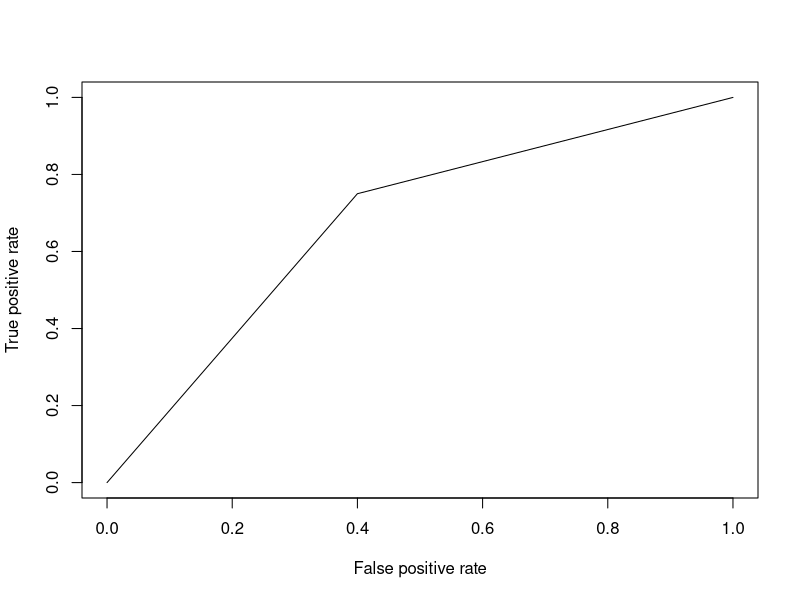
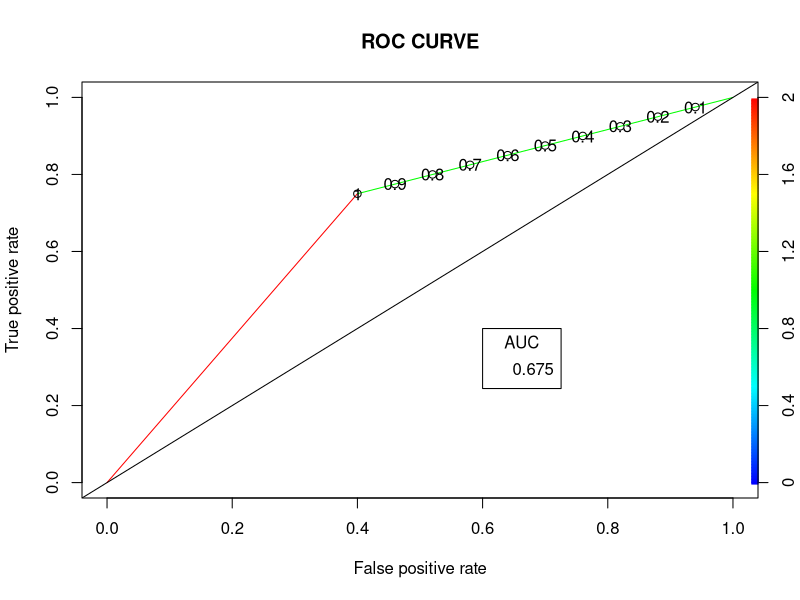

Recreate these plots in R, in order.
###Tutorial logistic regression in R###
#https://www.geeksforgeeks.org/logistic-regression-in-r-programming/
library(dplyr)

summary(mtcars)

#Performing Logistic regression on dataset
#Logistic regression is implemented in R using glm() by training the model using features or variables in the dataset.

install.packages("ROCR")
install.packages("caTools")

library(ROCR)
library(caTools)

split <- sample.split(mtcars, SplitRatio = 0.8)
split

train_reg <- subset(mtcars, split == "TRUE")
test_reg <- subset(mtcars, split == "FALSE")

logistic_model = glm(vs ~ wt + disp, data = train_reg, family = "binomial")

# Predict test data based on model 
predict_reg = predict(logistic_model, test_reg, type="response")

predict_reg

# Changing probabilities
predict_reg <- ifelse(predict_reg >0.5, 1, 0)


# Evaluating model accuracy
# using confusion matrix
table(test_reg$vs, predict_reg)

missing_classerr <- mean(predict_reg != test_reg$vs)
print(paste('Accuracy =', 1 - missing_classerr))


#ROC Curve
ROCPred <- prediction(predict_reg, test_reg$vs) 
ROCPer <- performance(ROCPred, measure = "tpr", 
                      x.measure = "fpr")


auc <- performance(ROCPred, measure = "auc")
auc <- auc@y.values[[1]]
auc

# Plotting curve
plot(ROCPer)
plot(ROCPer, colorize = TRUE, 
     print.cutoffs.at = seq(0.1, by = 0.1), 
     main = "ROC CURVE")
abline(a = 0, b = 1)

auc <- round(auc, 4)
legend(.6, .4, auc, title = "AUC", cex = 1)
